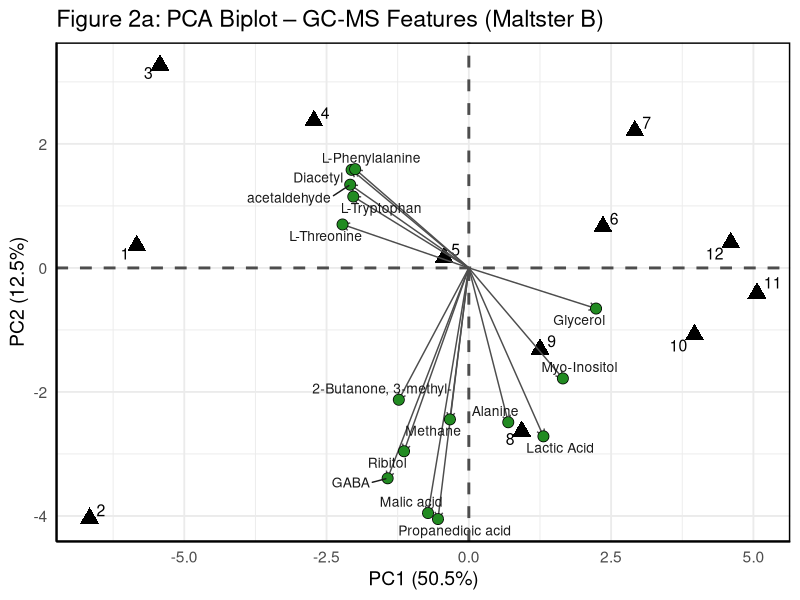

Generate this figure with R:
# Load libraries
library(tidyverse)
library(ggrepel)

# Load GC-MS data
gcms_data <- read_csv("GCMS_ONLY_03282025.csv")

# Filter for Maltster B only
malt_b <- gcms_data %>%
  filter(Origin == "Maltster B")

# Split metadata and metabolite matrix
meta_b <- malt_b %>%
  select(ID, Variety, Origin, Month)

mets_b <- malt_b %>%
  select(-ID, -Variety, -Origin, -Month)

# Run PCA
pca_res <- prcomp(mets_b, scale. = TRUE)

# Scores (samples)
scores <- as.data.frame(pca_res$x) %>%
  bind_cols(meta_b)

# Loadings (metabolites)
loadings <- as.data.frame(pca_res$rotation)
loadings$metabolite <- rownames(loadings)

# Select top 15 loadings by PC1/PC2 magnitude
top_loadings <- loadings %>%
  mutate(magnitude = sqrt(PC1^2 + PC2^2)) %>%
  arrange(desc(magnitude)) %>%
  slice(1:15)

# Scale loadings to match sample space
scaling_factor <- 10
top_loadings <- top_loadings %>%
  mutate(PC1_scaled = PC1 * scaling_factor,
         PC2_scaled = PC2 * scaling_factor)

# Plot
ggplot() +
  # Sample points
  geom_point(data = scores, aes(x = PC1, y = PC2), shape = 17, color = "black", size = 4, stroke = 1.2) +
  geom_text_repel(data = scores, aes(x = PC1, y = PC2, label = Month), size = 4, color = "black", max.overlaps = Inf) +
  
  # Arrows for loadings
  geom_segment(data = top_loadings,
               aes(x = 0, y = 0, xend = PC1_scaled, yend = PC2_scaled),
               arrow = arrow(length = unit(0.2, "cm")), color = "gray30") +
  
  # Green dots at arrow tips
  geom_point(data = top_loadings,
             aes(x = PC1_scaled, y = PC2_scaled), shape = 21, fill = "forestgreen", color = "black", size = 3.5, stroke = 0.4) +
  
  # Metabolite labels
  geom_text_repel(data = top_loadings,
                  aes(x = PC1_scaled, y = PC2_scaled, label = metabolite),
                  size = 3.5, color = "gray10", max.overlaps = Inf) +
  
  # Crosshairs
  geom_hline(yintercept = 0, linewidth = 1, color = "gray30", linetype = "dashed") +
  geom_vline(xintercept = 0, linewidth = 1, color = "gray30", linetype = "dashed") +
  
  # Axes labels
  labs(
    title = "Figure 2a: PCA Biplot – GC-MS Features (Maltster B)",
    x = paste0("PC1 (", round(summary(pca_res)$importance[2,1]*100, 1), "%)"),
    y = paste0("PC2 (", round(summary(pca_res)$importance[2,2]*100, 1), "%)")
  ) +
  theme_minimal(base_size = 14) +
  theme(
    panel.border = element_rect(color = "black", fill = NA, linewidth = 1),
    axis.line = element_line(color = "black"),
    legend.position = "none"
  )
